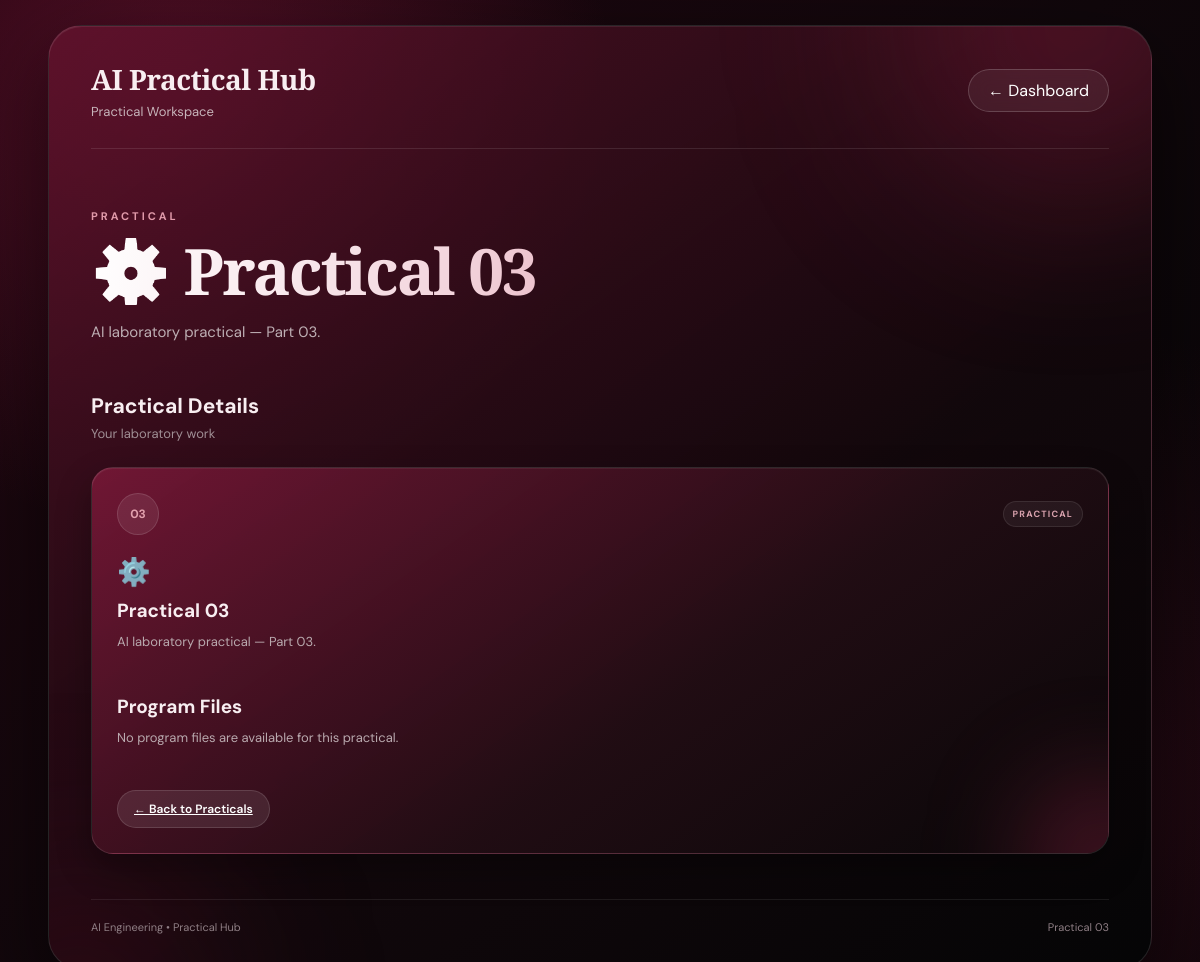
/practical/3 (signed in), run on the app's committed database.
### app.py (models this page shows)
class Practical(db.Model):
    id = db.Column(
        db.Integer,
        primary_key=True
    )
    title = db.Column(
        db.String(100),
        nullable=False
    )
    description = db.Column(
        db.String(300),
        nullable=False
    )
    category = db.Column(
        db.String(50),
        nullable=False,
        default="PRACTICAL"
    )
    emoji = db.Column(
        db.String(10),
        nullable=False,
        default="🧪"
    )

### app.py (the view, shortened to what this page needs)
@app.route(
    "/practical/<int:practical_id>"
)
def view_practical(practical_id):
    if "username" not in session:
        return redirect(
            url_for("login")
        )
    practical = Practical.query.get_or_404(
        practical_id
    )
    practical_files = {
        1: [
            "PRACTICAL 1.py"
        ],
        2: [
            "PRACTICAL 2A.py"
        ],
        3: [
            "PRACTICAL 2B.py"
        ],
        4: [
            "Water_Tank_Alert/app.py",
            "Water_Tank_Alert/Templates/index.html"
        ],
        5: [
            "loan_app/app.py"
        ],
        6: [
            "Attendance_Practical5/app.py",
            "Attendance_Practical5/templates/index.html"
        ]
    }
    project_directory = os.path.dirname(
        app.root_path
    )
    files_to_display = []
    selected_files = practical_files.get(
        practical_id,
        []
    )
    for relative_path in selected_files:
        file_path = os.path.join(
            project_directory,
            *relative_path.split("/")
        )
    return render_template(
        "practical.html",
        practical=practical,
        files_to_display=files_to_display
    )

### templates/practical.html (shortened to what this page needs)
<!DOCTYPE html>
<html lang="en">
<head>
    <link rel="stylesheet"
          href="{{ url_for('static', filename='style.css') }}">
</head>
<body>
<div class="dashboard">
    <header class="topbar">
        <div>
            <h1>
                AI Practical Hub
            </h1>
            <p>
                Practical Workspace
            </p>
        </div>
        <a href="{{ url_for('dashboard') }}"
           class="logout-btn">
            ← Dashboard
        </a>
    </header>
    <section class="welcome">
        <p class="small-title">
            {{ practical.category }}
        </p>
        <h2>
            {{ practical.emoji }}
            {{ practical.title }}
        </h2>
        <p>
            {{ practical.description }}
        </p>
    </section>
    <section class="practicals">
        <div class="section-heading">
            <div>
                <h2>
                    Practical Details
                </h2>
                <p>
                    Your laboratory work
                </p>
            </div>
        </div>
        <div class="practical-card">
            <div class="card-top">
                <div class="card-number">
                    {{ "%02d"|format(practical.id) }}
                </div>
                <div class="category">
                    {{ practical.category }}
                </div>
            </div>
            <div class="card-icon">
                {{ practical.emoji }}
            </div>
            <h3>
                {{ practical.title }}
            </h3>
            <p>
                {{ practical.description }}
            </p>
            <div class="program-section">
                <h3>
                    Program Files
                </h3>
                {% if files_to_display %}
                    {% for file in files_to_display %}
                    <div class="code-file">
                        <h4>
                            📄 {{ file.name }}
                        </h4>
                        <pre class="program-code"><code>{{ file.content }}</code></pre>
                    </div>
                    {% endfor %}
                {% else %}
                    <p>
                        No program files are available
                        for this practical.
                    </p>
                {% endif %}
            </div>
            <a href="{{ url_for('dashboard') }}"
               class="open-btn">
                ← Back to Practicals
            </a>
        </div>
    </section>
    <footer class="dashboard-footer">
        <p>
            AI Engineering • Practical Hub
        </p>
        <p>
            {{ practical.title }}
        </p>
    </footer>
</div>
</body>
</html>

### data on the page
Practical: category "PRACTICAL", emoji "⚙️", title "Practical 03", description "AI laboratory practical — Part 03.", id "03"
